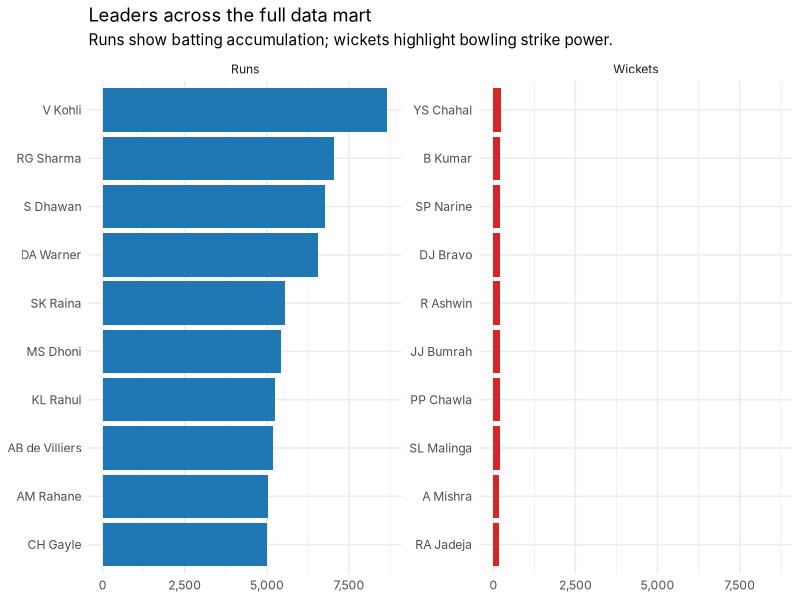
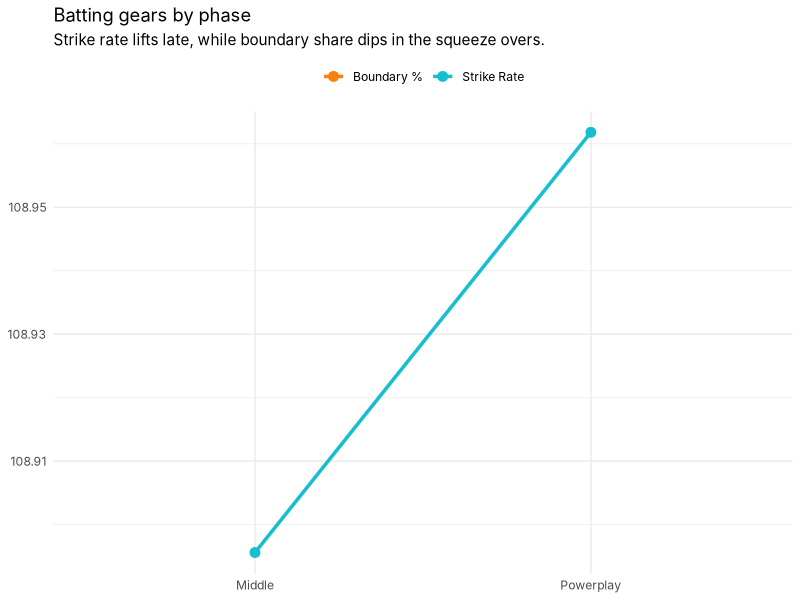
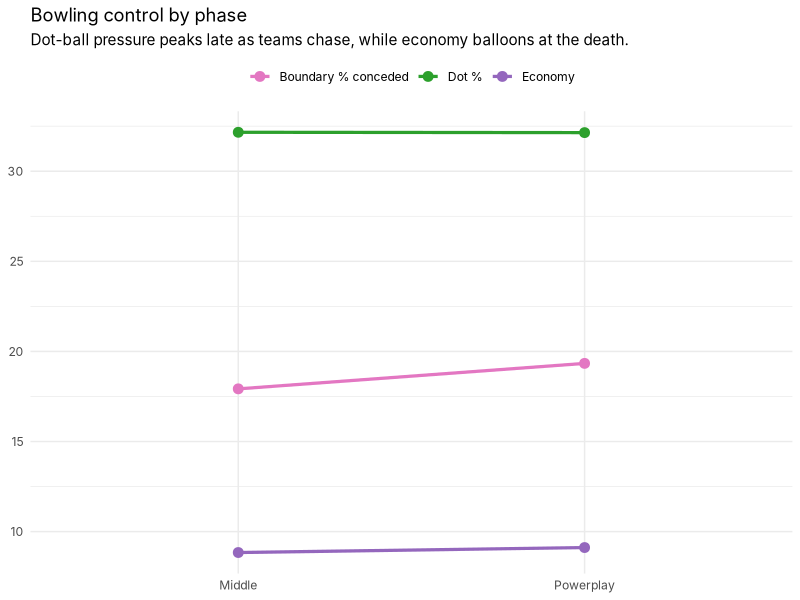
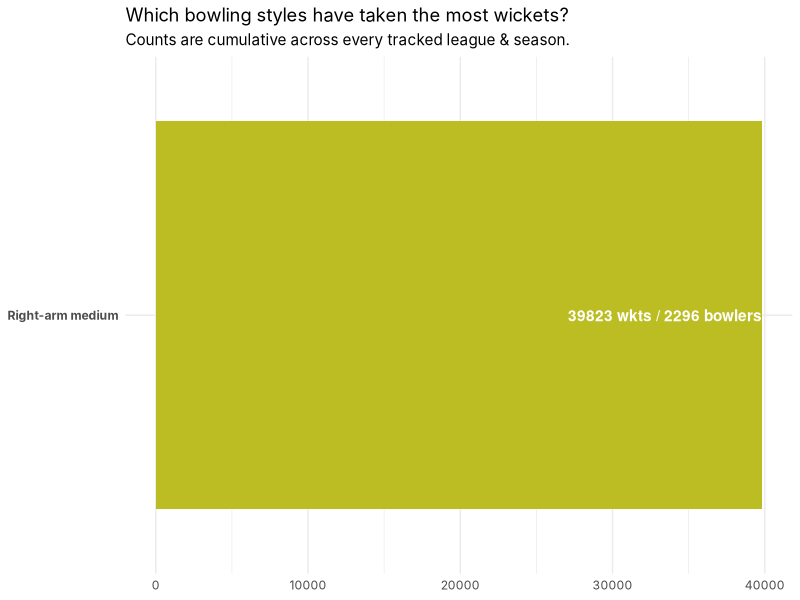

Source code (R) for these figures, in order:
## ---- chunk 1
library(dplyr)
library(readr)
library(ggplot2)
library(tidyr)
library(scales)
library(htmltools)
library(forcats)

player_summary <- read_csv("data/derived/player_summary.csv", show_col_types = FALSE)
bat_phase <- read_csv("data/derived/player_phase_batting.csv", show_col_types = FALSE) %>%
  filter(league == "ALL", season == "ALL")
bowl_phase <- read_csv("data/derived/player_phase_bowling.csv", show_col_types = FALSE) %>%
  filter(league == "ALL", season == "ALL")

theme_set(theme_minimal(base_family = "Inter"))

reorder_within_local <- function(x, by, within, sep = "___", fun = mean, ...) {
  new_x <- paste(within, x, sep = sep)
  stats::reorder(new_x, by, FUN = fun)
}

scale_y_reordered_local <- function(..., sep = "___") {
  ggplot2::scale_y_discrete(labels = function(x) gsub(paste0("^.*", sep), "", x), ...)
}
## ---- chunk 2
metrics <- tibble(
  label = c("Players Tracked", "Runs Logged", "Avg Strike Rate", "Wickets Logged"),
  value = c(
    n_distinct(player_summary$player),
    sum(player_summary$runs_scored_total, na.rm = TRUE),
    mean(player_summary$strike_rate_total, na.rm = TRUE),
    sum(player_summary$wickets_total, na.rm = TRUE)
  ),
  format = c("comma", "comma", "number", "comma"),
  suffix = c("", "", "", ""),
  caption = c(
    "Unique players with at least one T20 appearance across the competitions we ingest.",
    "Total runs captured across all leagues/seasons in scope.",
    "Mean strike rate for the tracked batters (ALL/ALL view).",
    "Aggregate wickets credited to the bowlers in the data mart."
  )
)

metric_value <- function(val, format) {
  switch(format,
         "comma" = comma(val),
         "percent" = percent(val, accuracy = 0.1),
         number(val, accuracy = 0.1))
}

div(
  class = "metric-grid",
  tagList(lapply(seq_len(nrow(metrics)), function(i) {
    div(
      class = "metric-card",
      div(class = "metric-label", metrics$label[i]),
      div(class = "metric-value", metric_value(metrics$value[i], metrics$format[i])),
      div(class = "metric-caption", metrics$caption[i])
    )
  }))
)
## ---- chunk 3
top_dual <- bind_rows(
  player_summary %>%
    slice_max(runs_scored_total, n = 10) %>%
    transmute(player, metric = "Runs", value = runs_scored_total),
  player_summary %>%
    slice_max(wickets_total, n = 10) %>%
    transmute(player, metric = "Wickets", value = wickets_total)
) %>%
  group_by(metric) %>%
  mutate(player = reorder_within_local(player, value, metric)) %>%
  ungroup()

ggplot(top_dual, aes(value, player, fill = metric)) +
  geom_col(show.legend = FALSE) +
  scale_y_reordered_local() +
  scale_fill_manual(values = c("Runs" = "#1f77b4", "Wickets" = "#d62728")) +
  scale_x_continuous(labels = comma) +
  facet_wrap(~metric, scales = "free_y") +
  labs(
    x = NULL, y = NULL,
    title = "Leaders across the full data mart",
    subtitle = "Runs show batting accumulation; wickets highlight bowling strike power."
  )
## ---- chunk 4
bat_phase_summary <- bat_phase %>%
  group_by(phase) %>%
  summarise(
    strike_rate = mean(strike_rate, na.rm = TRUE),
    boundary_pct = mean(boundary_pct, na.rm = TRUE) * 100,
    .groups = "drop"
  ) %>%
  pivot_longer(-phase, names_to = "stat", values_to = "value") %>%
  mutate(
    stat = recode(stat,
                  strike_rate = "Strike Rate",
                  boundary_pct = "Boundary %")
  )

ggplot(bat_phase_summary, aes(phase, value, color = stat, group = stat)) +
  geom_line(linewidth = 1.2) +
  geom_point(size = 3) +
  scale_color_manual(values = c("Strike Rate" = "#17becf", "Boundary %" = "#ff7f0e")) +
  labs(x = NULL, y = NULL, color = NULL,
       title = "Batting gears by phase",
       subtitle = "Strike rate lifts late, while boundary share dips in the squeeze overs.") +
  theme(legend.position = "top")
## ---- chunk 5
bowl_phase_summary <- bowl_phase %>%
  group_by(phase) %>%
  summarise(
    economy = mean(economy_rate, na.rm = TRUE),
    dot_pct = mean(dot_ball_percentage, na.rm = TRUE) * 100,
    boundary_pct = mean(boundary_conceded_percentage, na.rm = TRUE) * 100,
    .groups = "drop"
  ) %>%
  pivot_longer(-phase, names_to = "stat", values_to = "value") %>%
  mutate(
    stat = recode(stat,
                  economy = "Economy",
                  dot_pct = "Dot %",
                  boundary_pct = "Boundary % conceded")
  )

ggplot(bowl_phase_summary, aes(phase, value, color = stat, group = stat)) +
  geom_line(linewidth = 1.1) +
  geom_point(size = 3) +
  scale_color_manual(values = c("Economy" = "#9467bd", "Dot %" = "#2ca02c", "Boundary % conceded" = "#e377c2")) +
  labs(x = NULL, y = NULL, color = NULL,
       title = "Bowling control by phase",
       subtitle = "Dot-ball pressure peaks late as teams chase, while economy balloons at the death.") +
  theme(legend.position = "top")
## ---- chunk 6
style_mix <- player_summary %>%
  filter(!is.na(bowling_style) & bowling_style != "") %>%
  group_by(bowling_style) %>%
  summarise(
    wickets = sum(wickets_total, na.rm = TRUE),
    players = n_distinct(player),
    .groups = "drop"
  ) %>%
  arrange(desc(wickets)) %>%
  slice_head(n = 8) %>%
  mutate(bowling_style = forcats::fct_reorder(bowling_style, wickets))

ggplot(style_mix, aes(wickets, bowling_style)) +
  geom_col(fill = "#bcbd22") +
  geom_text(aes(label = paste0(wickets, " wkts / ", players, " bowlers")),
            hjust = 1, color = "white", fontface = "bold") +
  labs(
    x = NULL, y = NULL,
    title = "Which bowling styles have taken the most wickets?",
    subtitle = "Counts are cumulative across every tracked league & season."
  ) +
  theme(axis.text.y = element_text(face = "bold"))
